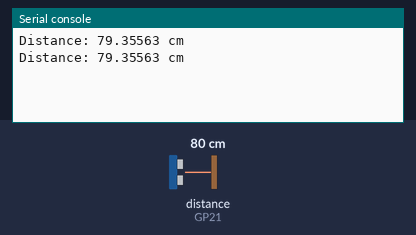
The program below on a simulated Raspberry Pi Pico running MicroPython. On the bench: the last lines printed to the serial console. Inputs (shaded band) come from the test bench; at power-on: distance to the obstacle (sensor on GP21) 80 cm. The echo pulse lasts 58.3 µs per cm.

Above: at 1.2 s.
1.3 s: distance to the obstacle (sensor on GP21) set to 2 cm
At 2.6 s:
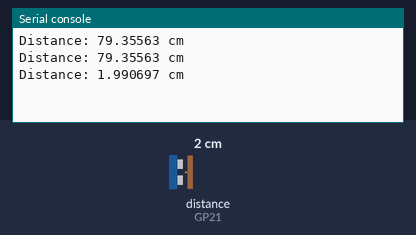
2.8 s: distance to the obstacle (sensor on GP21) set to 4 cm
At 3.4 s:
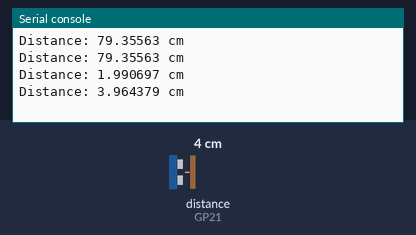
Timing chart, 0 to 5.8 s (numbered marks = the images above; inputs shaded):
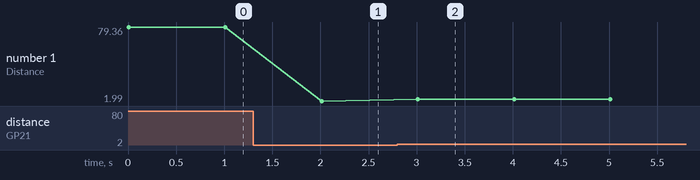

Measured:
- after the input at 1.3 s, the serial console: prints a new line after 0.71 s (image 1)
- after the input at 2.8 s, the serial console: prints a new line after 0.21 s (image 2)
- plotted number 1: 79.36 → 1.99 after the input at 1.3 s, 1.99 → 3.96 after the input at 2.8 s

The program:

main.py
```python
import machine
import time

# Define the trigger pin as an output
trig = machine.Pin(27, machine.Pin.OUT)

# Define the echo pin as an input
echo = machine.Pin(21, machine.Pin.IN)

def read_distance():
    # Activate the ultrasonic sensor by turning on the trigger pin
    trig.on()
    time.sleep_us(10)  # Wait for 10 microseconds
    trig.off()  # Turn off the trigger pin

    # Measure the pulse time using time_pulse_us function
    pulse_time = machine.time_pulse_us(echo, 1, 30000)  # Wait up to 30 milliseconds for the echo pulse

    # Speed of sound is set to 34029 cm/s. Modify this value based on your environment.
    speed_of_sound = 34029  # Speed of sound in centimeters per second
    distance = (pulse_time / 2) * (speed_of_sound / 1000000)

    return distance

# Continuously read and print distance measurements
while True:
    distance = read_distance()
    print("Distance:", distance, "cm")
    time.sleep(1)  # Pause for 1 second before the next measurement
```
